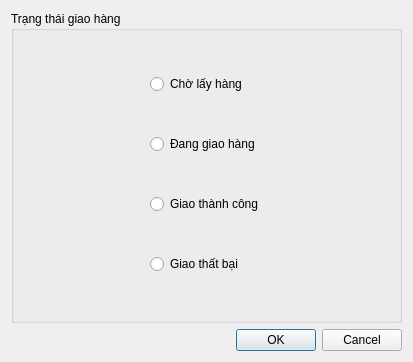
<?xml version="1.0" encoding="UTF-8"?>
<ui version="4.0">
 <class>Dialog</class>
 <widget class="QDialog" name="Dialog">
  <property name="geometry">
   <rect>
    <x>0</x>
    <y>0</y>
    <width>413</width>
    <height>362</height>
   </rect>
  </property>
  <property name="windowTitle">
   <string>Dialog</string>
  </property>
  <layout class="QVBoxLayout" name="verticalLayout_2" stretch="2,1">
   <item>
    <widget class="QGroupBox" name="groupBox">
     <property name="title">
      <string>Trạng thái giao hàng</string>
     </property>
     <layout class="QHBoxLayout" name="horizontalLayout">
      <item>
       <spacer name="horizontalSpacer_2">
        <property name="orientation">
         <enum>Qt::Horizontal</enum>
        </property>
        <property name="sizeHint" stdset="0">
         <size>
          <width>40</width>
          <height>20</height>
         </size>
        </property>
       </spacer>
      </item>
      <item>
       <layout class="QVBoxLayout" name="verticalLayout">
        <item>
         <widget class="QRadioButton" name="rbChoLayHang">
          <property name="text">
           <string>Chờ lấy hàng</string>
          </property>
         </widget>
        </item>
        <item>
         <widget class="QRadioButton" name="rbDangGiaoHang">
          <property name="text">
           <string>Đang giao hàng</string>
          </property>
         </widget>
        </item>
        <item>
         <widget class="QRadioButton" name="rbGiaoThanhCong">
          <property name="text">
           <string>Giao thành công</string>
          </property>
         </widget>
        </item>
        <item>
         <widget class="QRadioButton" name="rbGiaoThaiBai">
          <property name="text">
           <string>Giao thất bại</string>
          </property>
         </widget>
        </item>
       </layout>
      </item>
      <item>
       <spacer name="horizontalSpacer_3">
        <property name="orientation">
         <enum>Qt::Horizontal</enum>
        </property>
        <property name="sizeHint" stdset="0">
         <size>
          <width>40</width>
          <height>20</height>
         </size>
        </property>
       </spacer>
      </item>
     </layout>
    </widget>
   </item>
   <item>
    <layout class="QHBoxLayout" name="horizontalLayout_2">
     <item>
      <spacer name="horizontalSpacer">
       <property name="orientation">
        <enum>Qt::Horizontal</enum>
       </property>
       <property name="sizeHint" stdset="0">
        <size>
         <width>40</width>
         <height>20</height>
        </size>
       </property>
      </spacer>
     </item>
     <item>
      <widget class="QDialogButtonBox" name="buttonBox">
       <property name="orientation">
        <enum>Qt::Horizontal</enum>
       </property>
       <property name="standardButtons">
        <set>QDialogButtonBox::Cancel|QDialogButtonBox::Ok</set>
       </property>
      </widget>
     </item>
    </layout>
   </item>
  </layout>
 </widget>
 <resources/>
 <connections>
  <connection>
   <sender>buttonBox</sender>
   <signal>accepted()</signal>
   <receiver>Dialog</receiver>
   <slot>accept()</slot>
   <hints>
    <hint type="sourcelabel">
     <x>248</x>
     <y>254</y>
    </hint>
    <hint type="destinationlabel">
     <x>157</x>
     <y>274</y>
    </hint>
   </hints>
  </connection>
  <connection>
   <sender>buttonBox</sender>
   <signal>rejected()</signal>
   <receiver>Dialog</receiver>
   <slot>reject()</slot>
   <hints>
    <hint type="sourcelabel">
     <x>316</x>
     <y>260</y>
    </hint>
    <hint type="destinationlabel">
     <x>286</x>
     <y>274</y>
    </hint>
   </hints>
  </connection>
 </connections>
</ui>
